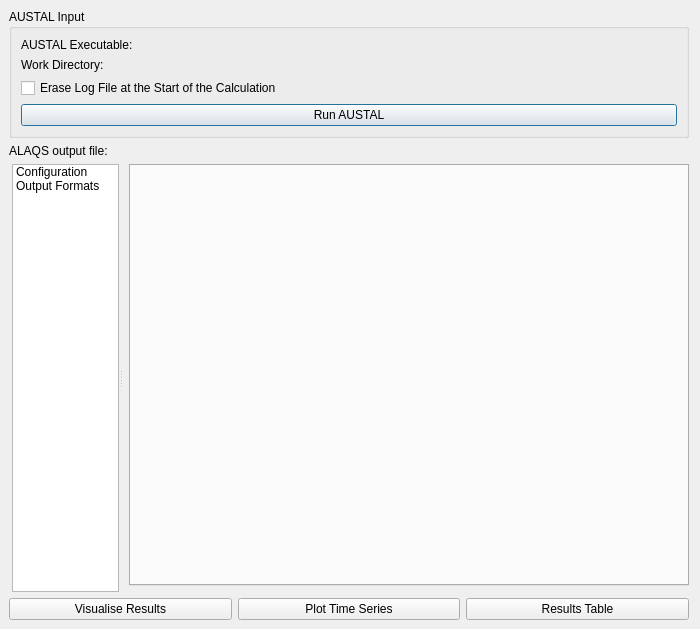
<?xml version="1.0" encoding="UTF-8"?>
<ui version="4.0">
 <class>DialogRunAUSTAL</class>
 <widget class="QDialog" name="DialogRunAUSTAL">
  <property name="geometry">
   <rect>
    <x>0</x>
    <y>0</y>
    <width>700</width>
    <height>629</height>
   </rect>
  </property>
  <property name="sizePolicy">
   <sizepolicy hsizetype="MinimumExpanding" vsizetype="Fixed">
    <horstretch>0</horstretch>
    <verstretch>0</verstretch>
   </sizepolicy>
  </property>
  <property name="windowTitle">
   <string>AUSTAL Dispersion Analysis</string>
  </property>
  <property name="modal">
   <bool>true</bool>
  </property>
  <layout class="QVBoxLayout" name="verticalLayout">
   <property name="leftMargin">
    <number>9</number>
   </property>
   <property name="topMargin">
    <number>9</number>
   </property>
   <property name="bottomMargin">
    <number>9</number>
   </property>
   <item>
    <widget class="QGroupBox" name="outputGroupBox">
     <property name="title">
      <string>AUSTAL Input</string>
     </property>
     <layout class="QGridLayout" name="gridLayout">
      <item row="0" column="0">
       <widget class="QLabel" name="label">
        <property name="text">
         <string>AUSTAL Executable:</string>
        </property>
       </widget>
      </item>
      <item row="0" column="1">
       <widget class="QgsFileWidget" name="a2k_executable_path">
        <property name="sizePolicy">
         <sizepolicy hsizetype="Expanding" vsizetype="Fixed">
          <horstretch>1</horstretch>
          <verstretch>0</verstretch>
         </sizepolicy>
        </property>
       </widget>
      </item>
      <item row="1" column="0">
       <widget class="QLabel" name="label_2">
        <property name="text">
         <string>Work Directory:</string>
        </property>
       </widget>
      </item>
      <item row="1" column="1">
       <widget class="QgsFileWidget" name="work_directory_path">
        <property name="sizePolicy">
         <sizepolicy hsizetype="Expanding" vsizetype="Fixed">
          <horstretch>1</horstretch>
          <verstretch>0</verstretch>
         </sizepolicy>
        </property>
       </widget>
      </item>
      <item row="2" column="0" colspan="2">
       <widget class="QCheckBox" name="erase_log">
        <property name="text">
         <string>Erase Log File at the Start of the Calculation</string>
        </property>
       </widget>
      </item>
      <item row="3" column="0" colspan="2">
       <widget class="QPushButton" name="RunA2K">
        <property name="sizePolicy">
         <sizepolicy hsizetype="Expanding" vsizetype="Fixed">
          <horstretch>1</horstretch>
          <verstretch>0</verstretch>
         </sizepolicy>
        </property>
        <property name="text">
         <string>Run AUSTAL</string>
        </property>
       </widget>
      </item>
     </layout>
    </widget>
   </item>
   <item>
    <layout class="QHBoxLayout" name="horizontalLayout_7">
     <item>
      <widget class="QLabel" name="alaqs_output_file">
       <property name="text">
        <string>ALAQS output file:</string>
       </property>
       </widget>
     </item>
     <item>
       <widget class="QgsFileWidget" name="alaqs_file_path">
       <property name="sizePolicy">
        <sizepolicy hsizetype="Expanding" vsizetype="Fixed">
         <horstretch>1</horstretch>
         <verstretch>0</verstretch>
        </sizepolicy>
       </property>
      </widget>
     </item>
    </layout>
   </item>
   <item>
    <widget class="QFrame" name="configuration_container">
     <property name="sizePolicy">
      <sizepolicy hsizetype="Expanding" vsizetype="Expanding">
       <horstretch>1</horstretch>
       <verstretch>1</verstretch>
      </sizepolicy>
     </property>
     <property name="frameShape">
      <enum>QFrame::NoFrame</enum>
     </property>
     <property name="frameShadow">
      <enum>QFrame::Raised</enum>
     </property>
     <layout class="QGridLayout" name="gridLayout_6">
      <property name="leftMargin">
       <number>0</number>
      </property>
      <property name="topMargin">
       <number>0</number>
      </property>
      <property name="rightMargin">
       <number>0</number>
      </property>
      <property name="bottomMargin">
       <number>0</number>
      </property>
      <property name="horizontalSpacing">
       <number>0</number>
      </property>
      <item row="0" column="1">
       <widget class="QSplitter" name="configuration_splitter">
        <property name="orientation">
         <enum>Qt::Horizontal</enum>
        </property>
        <property name="childrenCollapsible">
         <bool>false</bool>
        </property>
        <widget class="QFrame" name="configuration_modules">
         <property name="sizePolicy">
          <sizepolicy hsizetype="Expanding" vsizetype="Expanding">
           <horstretch>1</horstretch>
           <verstretch>0</verstretch>
          </sizepolicy>
         </property>
         <property name="minimumSize">
          <size>
           <width>32</width>
           <height>0</height>
          </size>
         </property>
         <property name="frameShape">
          <enum>QFrame::NoFrame</enum>
         </property>
         <property name="frameShadow">
          <enum>QFrame::Raised</enum>
         </property>
         <layout class="QVBoxLayout" name="verticalLayout_23">
          <property name="leftMargin">
           <number>3</number>
          </property>
          <property name="topMargin">
           <number>0</number>
          </property>
          <property name="rightMargin">
           <number>0</number>
          </property>
          <property name="bottomMargin">
           <number>0</number>
          </property>
          <item>
           <widget class="QListWidget" name="configuration_modules_list">
            <property name="minimumSize">
             <size>
              <width>32</width>
              <height>0</height>
             </size>
            </property>
            <property name="showDropIndicator" stdset="0">
             <bool>false</bool>
            </property>
            <property name="iconSize">
             <size>
              <width>20</width>
              <height>20</height>
             </size>
            </property>
            <item>
             <property name="text">
              <string>Configuration</string>
             </property>
             <property name="icon">
              <iconset resource="../../images/images.qrc">
               <normaloff>:/images/themes/default/propertyicons/action.svg</normaloff>:/images/themes/default/propertyicons/action.svg</iconset>
             </property>
            </item>
            <item>
             <property name="text">
              <string>Output Formats</string>
             </property>
             <property name="icon">
              <iconset resource="../../images/images.qrc">
               <normaloff>:/images/themes/default/mActionFileSave.svg</normaloff>:/images/themes/default/mActionFileSave.svg</iconset>
             </property>
            </item>
           </widget>
          </item>
         </layout>
        </widget>
        <widget class="QFrame" name="configuration_stack_container">
         <property name="sizePolicy">
          <sizepolicy hsizetype="Preferred" vsizetype="Preferred">
           <horstretch>10</horstretch>
           <verstretch>0</verstretch>
          </sizepolicy>
         </property>
         <property name="frameShape">
          <enum>QFrame::NoFrame</enum>
         </property>
         <property name="frameShadow">
          <enum>QFrame::Raised</enum>
         </property>
         <layout class="QVBoxLayout" name="verticalLayout_5">
          <property name="leftMargin">
           <number>6</number>
          </property>
          <property name="topMargin">
           <number>0</number>
          </property>
          <property name="rightMargin">
           <number>0</number>
          </property>
          <property name="bottomMargin">
           <number>6</number>
          </property>
          <item>
           <widget class="QStackedWidget" name="configuration_stack">
            <property name="currentIndex">
             <number>0</number>
            </property>
            <widget class="QWidget" name="output_modules_page">
             <layout class="QVBoxLayout" name="verticalLayout_9">
              <property name="leftMargin">
               <number>0</number>
              </property>
              <property name="topMargin">
               <number>0</number>
              </property>
              <property name="rightMargin">
               <number>0</number>
              </property>
              <property name="bottomMargin">
               <number>0</number>
              </property>
              <item>
               <widget class="QTabWidget" name="output_modules_tab_widget"/>
              </item>
             </layout>
            </widget>
            <widget class="QWidget" name="visualization_modules_page">
             <layout class="QVBoxLayout" name="verticalLayout_10">
              <property name="leftMargin">
               <number>0</number>
              </property>
              <property name="topMargin">
               <number>0</number>
              </property>
              <property name="rightMargin">
               <number>0</number>
              </property>
              <property name="bottomMargin">
               <number>0</number>
              </property>
              <item>
               <widget class="QTabWidget" name="visualization_modules_tab_widget">
               </widget>
              </item>
             </layout>
            </widget>
            <widget class="QWidget" name="visualization_modules_page">
             <layout class="QVBoxLayout" name="verticalLayout_10">
              <property name="leftMargin">
               <number>0</number>
              </property>
              <property name="topMargin">
               <number>0</number>
              </property>
              <property name="rightMargin">
               <number>0</number>
              </property>
              <property name="bottomMargin">
               <number>0</number>
              </property>
              <item>
               <widget class="QTabWidget" name="visualization_modules_tab_widget">
               </widget>
              </item>
             </layout>
            </widget>
           </widget>
          </item>
         </layout>
        </widget>
       </widget>
      </item>
     </layout>
    </widget>
   </item>
   <item>
    <layout class="QHBoxLayout" name="horizontalLayout_6">
     <item>
       <widget class="QPushButton" name="VisualiseResults">
        <property name="text">
         <string>Visualise Results</string>
        </property>
       </widget>
     </item>
     <item>
       <widget class="QPushButton" name="PlotTimeSeries">
        <property name="text">
         <string>Plot Time Series</string>
        </property>
       </widget>
     </item>
     <item>
       <widget class="QPushButton" name="ResultsTable">
        <property name="text">
         <string>Results Table</string>
        </property>
       </widget>
     </item>
    </layout>
   </item>
  </layout>
 </widget>
 <customwidgets>
  <customwidget>
   <class>QgsFileWidget</class>
   <extends>QWidget</extends>
   <header>qgsfilewidget.h</header>
   <container>1</container>
  </customwidget>
 </customwidgets>
 <resources/>
 <connections/>
</ui>
